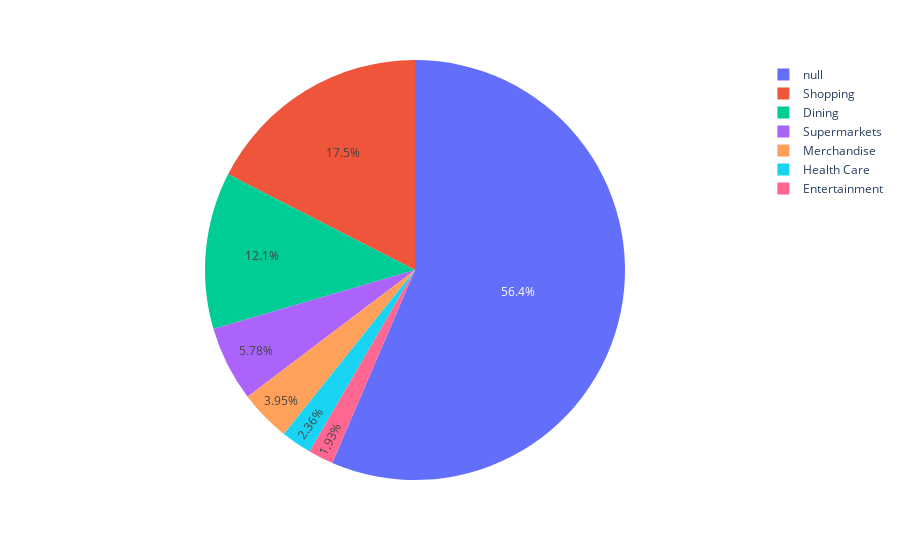

Write notebook code for a chart like this one.
### Code cell
start_date = '2024-07-01'
end_date = '2024-07-31'
monthly_df = filterByRange(df, start_date, end_date)
display(monthly_df) 
fig = px.pie(monthly_df, names='Category', values='Amount')
fig.show()

### Figure 1 — Plotly figure (JSON) as saved in the notebook; plotly's stock layout.template omitted (floating-point values rounded to 4 significant figures)
{"data": [{"domain": {"x": [0, 1], "y": [0, 1]}, "hovertemplate": "Category=%{label}<br>Amount=%{value}<extra></extra>", "labels": [null, "Dining", "Dining", null, "Supermarkets", null, "Dining", null, "Dining", "Dining", "Dining", null, null, "Shopping", null, null, "Dining", "Shopping", "Merchandise", "Dining", null, null, null, null, "Health Care", null, "Supermarkets", "Dining", null, "Dining", null, "Dining", "Dining", null, null, "Shopping", null, null, null, "Entertainment", "Dining", "Shopping", "Dining", "Dining", "Supermarkets", "Supermarkets", "Dining", "Supermarkets", "Shopping", "Dining", "Shopping", "Shopping", "Merchandise"], "legendgroup": "", "name": "", "showlegend": true, "type": "pie", "values": [9.7, 5.02, 7.75, 29.66, 2.23, 100, 4.75, 22.73, 16.81, 7.98, 6.6, 28.5, null, 68.21, 11.99, 88.43, 14.33, 3.71, 3.09, 8.94, 4.4, 40.98, 32, 6.05, 33.52, 35, 37.53, 17.25, 49.6, 7.79, 82.67, 11.91, 6.59, 49.6, 101.9, 19.83, 3.85, 75.81, 28.9, 27.38, 10, 24.2, 12.14, 19.07, 6.98, 1.44, 3.69, 33.93, 59.83, 10.72, 42.66, 29.74, 53.02]}], "layout": {"legend": {"tracegroupgap": 0}, "margin": {"t": 60}}}
